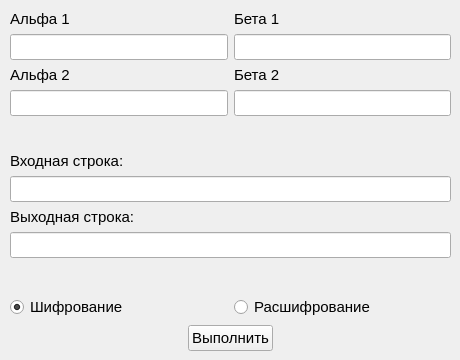
    <widget class="QWidget" name="tab_2">
     <attribute name="title">
      <string>Аффинный рекуррентный шифр</string>
     </attribute>
     <widget class="QWidget" name="verticalLayoutWidget_6">
      <property name="geometry">
       <rect>
        <x>10</x>
        <y>10</y>
        <width>441</width>
        <height>341</height>
       </rect>
      </property>
      <layout class="QVBoxLayout" name="verticalLayout_6">
       <item>
        <layout class="QVBoxLayout" name="verticalLayout_4">
         <item>
          <layout class="QHBoxLayout" name="horizontalLayout_5">
           <item>
            <widget class="QLabel" name="label_7">
             <property name="font">
              <font>
               <pointsize>11</pointsize>
              </font>
             </property>
             <property name="text">
              <string>Альфа 1</string>
             </property>
            </widget>
           </item>
           <item>
            <widget class="QLabel" name="label_8">
             <property name="font">
              <font>
               <pointsize>11</pointsize>
              </font>
             </property>
             <property name="text">
              <string>Бета 1</string>
             </property>
            </widget>
           </item>
          </layout>
         </item>
         <item>
          <layout class="QHBoxLayout" name="horizontalLayout_6">
           <item>
            <widget class="QLineEdit" name="lineEdit1_Alfa_2">
             <property name="font">
              <font>
               <pointsize>11</pointsize>
              </font>
             </property>
            </widget>
           </item>
           <item>
            <widget class="QLineEdit" name="lineEdit1_Beta_2">
             <property name="font">
              <font>
               <pointsize>11</pointsize>
              </font>
             </property>
            </widget>
           </item>
          </layout>
         </item>
         <item>
          <layout class="QHBoxLayout" name="horizontalLayout_8">
           <item>
            <widget class="QLabel" name="label_9">
             <property name="font">
              <font>
               <pointsize>11</pointsize>
              </font>
             </property>
             <property name="text">
              <string>&lt;html&gt;&lt;head/&gt;&lt;body&gt;&lt;p&gt;Альфа 2&lt;/p&gt;&lt;/body&gt;&lt;/html&gt;</string>
             </property>
            </widget>
           </item>
           <item>
            <widget class="QLabel" name="label_10">
             <property name="font">
              <font>
               <pointsize>11</pointsize>
              </font>
             </property>
             <property name="text">
              <string>Бета 2</string>
             </property>
            </widget>
           </item>
          </layout>
         </item>
         <item>
          <layout class="QHBoxLayout" name="horizontalLayout_7">
           <item>
            <widget class="QLineEdit" name="lineEdit1_Alfa_3">
             <property name="font">
              <font>
               <pointsize>11</pointsize>
              </font>
             </property>
            </widget>
           </item>
           <item>
            <widget class="QLineEdit" name="lineEdit1_Beta_3">
             <property name="font">
              <font>
               <pointsize>11</pointsize>
              </font>
             </property>
            </widget>
           </item>
          </layout>
         </item>
        </layout>
       </item>
       <item>
        <spacer name="verticalSpacer_3">
         <property name="orientation">
          <enum>Qt::Vertical</enum>
         </property>
         <property name="sizeHint" stdset="0">
          <size>
           <width>20</width>
           <height>40</height>
          </size>
         </property>
        </spacer>
       </item>
       <item>
        <layout class="QVBoxLayout" name="verticalLayout_3">
         <item>
          <widget class="QLabel" name="label_5">
           <property name="font">
            <font>
             <pointsize>11</pointsize>
            </font>
           </property>
           <property name="text">
            <string>Входная строка:</string>
           </property>
          </widget>
         </item>
         <item>
          <widget class="QLineEdit" name="lineEdit_2">
           <property name="font">
            <font>
             <pointsize>11</pointsize>
            </font>
           </property>
          </widget>
         </item>
         <item>
          <widget class="QLabel" name="label_6">
           <property name="font">
            <font>
             <pointsize>11</pointsize>
            </font>
           </property>
           <property name="text">
            <string>Выходная строка:</string>
           </property>
          </widget>
         </item>
         <item>
          <widget class="QLineEdit" name="lineEdit_3">
           <property name="font">
            <font>
             <pointsize>11</pointsize>
            </font>
           </property>
          </widget>
         </item>
         <item>
          <spacer name="verticalSpacer_4">
           <property name="orientation">
            <enum>Qt::Vertical</enum>
           </property>
           <property name="sizeHint" stdset="0">
            <size>
             <width>20</width>
             <height>40</height>
            </size>
           </property>
          </spacer>
         </item>
         <item>
          <layout class="QHBoxLayout" name="horizontalLayout_4">
           <item>
            <widget class="QRadioButton" name="radioButton_3">
             <property name="font">
              <font>
               <pointsize>11</pointsize>
              </font>
             </property>
             <property name="text">
              <string>Шифрование</string>
             </property>
             <property name="checked">
              <bool>true</bool>
             </property>
            </widget>
           </item>
           <item>
            <widget class="QRadioButton" name="radioButton_4">
             <property name="font">
              <font>
               <pointsize>11</pointsize>
              </font>
             </property>
             <property name="text">
              <string>Расшифрование</string>
             </property>
            </widget>
           </item>
          </layout>
         </item>
         <item>
          <layout class="QHBoxLayout" name="horizontalLayout_9">
           <item>
            <spacer name="horizontalSpacer">
             <property name="orientation">
              <enum>Qt::Horizontal</enum>
             </property>
             <property name="sizeHint" stdset="0">
              <size>
               <width>40</width>
               <height>20</height>
              </size>
             </property>
            </spacer>
           </item>
           <item>
            <widget class="QPushButton" name="pushButton_2">
             <property name="font">
              <font>
               <pointsize>11</pointsize>
              </font>
             </property>
             <property name="text">
              <string>Выполнить</string>
             </property>
            </widget>
           </item>
           <item>
            <spacer name="horizontalSpacer_2">
             <property name="orientation">
              <enum>Qt::Horizontal</enum>
             </property>
             <property name="sizeHint" stdset="0">
              <size>
               <width>40</width>
               <height>20</height>
              </size>
             </property>
            </spacer>
           </item>
          </layout>
         </item>
        </layout>
       </item>
      </layout>
     </widget>
    </widget>
